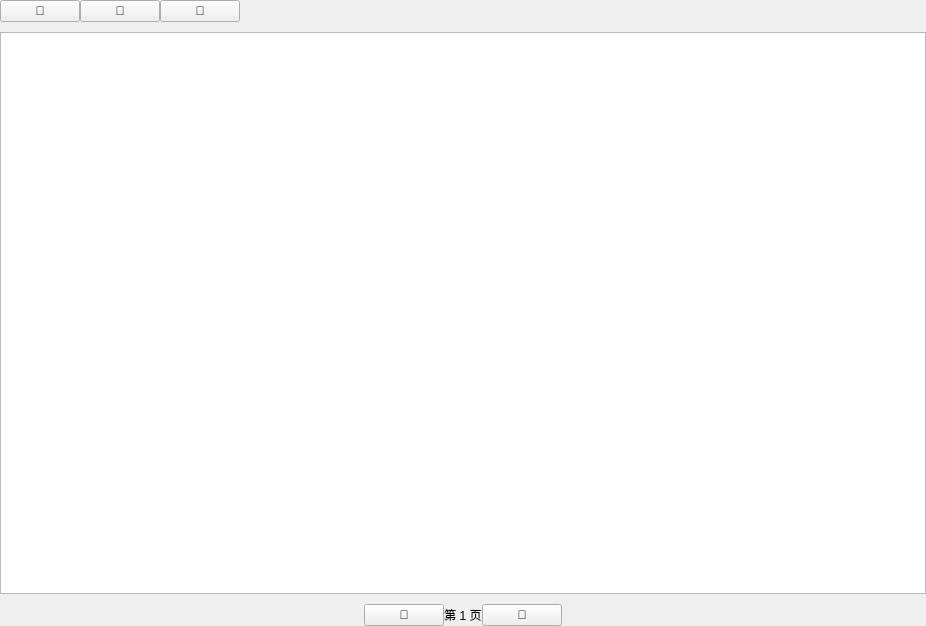
<?xml version="1.0" encoding="UTF-8"?>
<ui version="4.0">
 <class>AudioListWidget</class>
 <widget class="QWidget" name="AudioListWidget">
  <property name="geometry">
   <rect>
    <x>0</x>
    <y>0</y>
    <width>926</width>
    <height>626</height>
   </rect>
  </property>
  <property name="windowTitle">
   <string>Form</string>
  </property>
  <layout class="QVBoxLayout" name="verticalLayout">
   <property name="spacing">
    <number>10</number>
   </property>
   <property name="leftMargin">
    <number>0</number>
   </property>
   <property name="topMargin">
    <number>0</number>
   </property>
   <property name="rightMargin">
    <number>0</number>
   </property>
   <property name="bottomMargin">
    <number>0</number>
   </property>
   <item alignment="Qt::AlignLeft">
    <widget class="QWidget" name="headerWidget" native="true">
     <property name="layoutDirection">
      <enum>Qt::LeftToRight</enum>
     </property>
     <layout class="QHBoxLayout" name="horizontalLayout">
      <property name="spacing">
       <number>0</number>
      </property>
      <property name="leftMargin">
       <number>0</number>
      </property>
      <property name="topMargin">
       <number>0</number>
      </property>
      <property name="rightMargin">
       <number>0</number>
      </property>
      <property name="bottomMargin">
       <number>0</number>
      </property>
      <item>
       <widget class="QPushButton" name="backBtn">
        <property name="toolTip">
         <string>返回上级</string>
        </property>
        <property name="text">
         <string></string>
        </property>
       </widget>
      </item>
      <item>
       <widget class="QPushButton" name="playAllBtn">
        <property name="toolTip">
         <string>播放当前列表</string>
        </property>
        <property name="text">
         <string></string>
        </property>
       </widget>
      </item>
      <item>
       <widget class="QPushButton" name="addAllBtn">
        <property name="toolTip">
         <string>添加到播放列表</string>
        </property>
        <property name="text">
         <string></string>
        </property>
       </widget>
      </item>
      <item>
       <widget class="QLabel" name="titleLabel">
        <property name="text">
         <string/>
        </property>
        <property name="indent">
         <number>10</number>
        </property>
       </widget>
      </item>
     </layout>
    </widget>
   </item>
   <item>
    <widget class="QListWidget" name="listWidget">
     <property name="alternatingRowColors">
      <bool>true</bool>
     </property>
    </widget>
   </item>
   <item alignment="Qt::AlignHCenter">
    <widget class="QWidget" name="footerWidget" native="true">
     <layout class="QHBoxLayout" name="horizontalLayout_2">
      <property name="spacing">
       <number>0</number>
      </property>
      <property name="leftMargin">
       <number>0</number>
      </property>
      <property name="topMargin">
       <number>0</number>
      </property>
      <property name="rightMargin">
       <number>0</number>
      </property>
      <property name="bottomMargin">
       <number>0</number>
      </property>
      <item>
       <widget class="QPushButton" name="precvBtn">
        <property name="text">
         <string></string>
        </property>
       </widget>
      </item>
      <item>
       <widget class="QLabel" name="pageLabel">
        <property name="text">
         <string>第 1 页</string>
        </property>
        <property name="alignment">
         <set>Qt::AlignCenter</set>
        </property>
       </widget>
      </item>
      <item>
       <widget class="QPushButton" name="nextBtn">
        <property name="text">
         <string></string>
        </property>
       </widget>
      </item>
     </layout>
    </widget>
   </item>
  </layout>
 </widget>
 <resources/>
 <connections/>
</ui>
